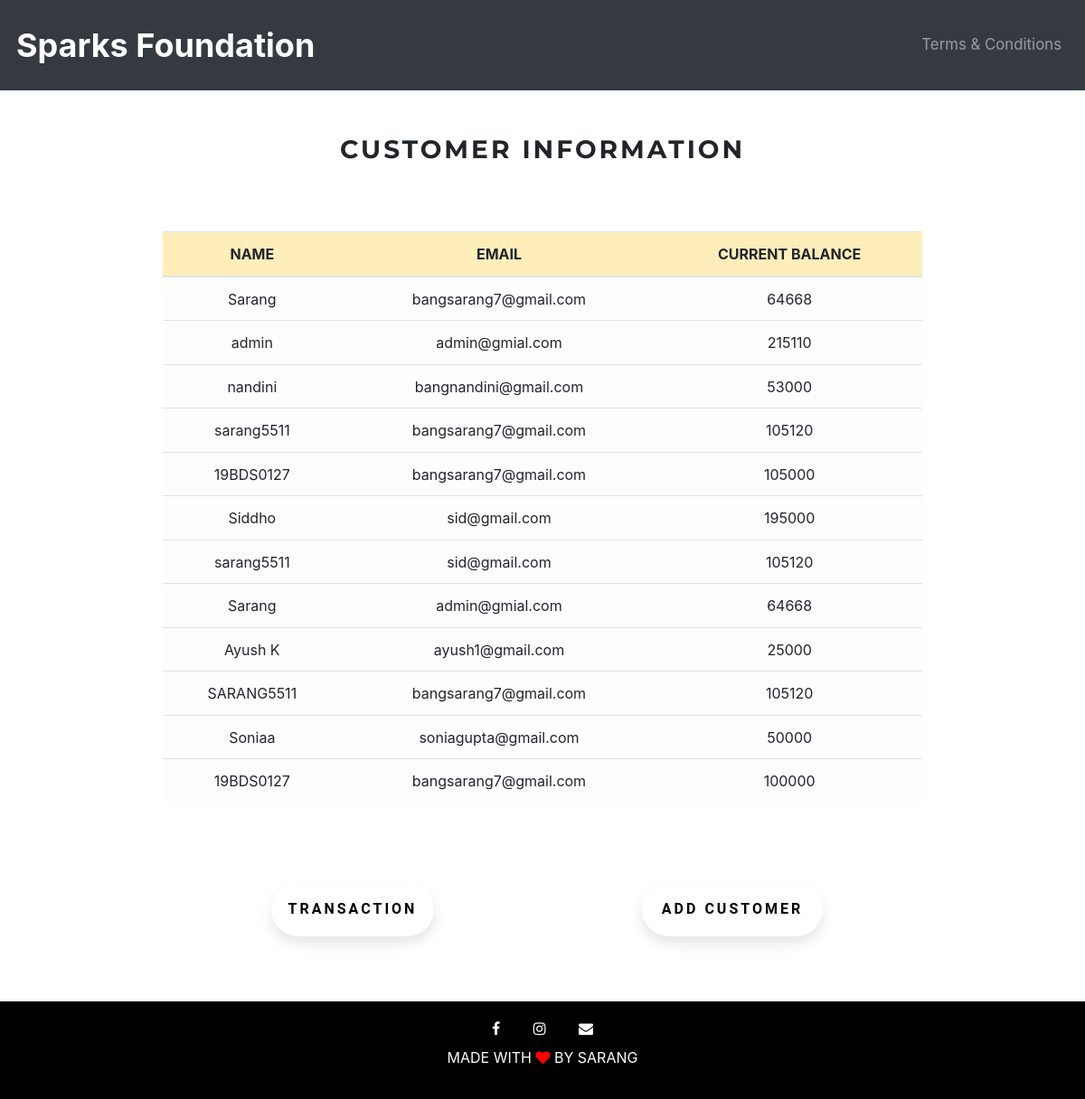
The page /customers.php on the database its author committed.
### tables this page shows
CREATE TABLE `customers` (
  `Name` varchar(20) NOT NULL,
  `Email` varchar(30) NOT NULL,
  `Balance` bigint(8) NOT NULL
);

### customers.php (the view, shortened to what this page needs)
<!DOCTYPE html>
<html lang="en">
<head>
    <link rel="stylesheet" href="https://cdnjs.cloudflare.com/ajax/libs/font-awesome/4.7.0/css/font-awesome.min.css">
    <link rel="stylesheet" href="https://maxcdn.bootstrapcdn.com/bootstrap/4.0.0/css/bootstrap.min.css">
    <link rel="stylesheet" href="style2.css">
</head>
<body>
    <nav class="navbar navbar-expand-lg navbar-dark bg-dark">
        <a class="navbar-brand" href="index.php">Sparks Foundation</a>
        <div class="collapse navbar-collapse" id="navbarSupportedContent">
            <ul class="navbar-nav ml-auto">
                <li class="nav-item">
                    <a class="nav-link" href="#">Terms & Conditions</a>
                </li>
            </ul>
        </div>
    </nav>
    <section id="section3">
        <h3 class="heading">CUSTOMER INFORMATION</h3>
    </section>
    <?php
    $connect = mysqli_connect(DB_SERVER, DB_USER, DB_PASSWORD, DB_DATABASE);
    $sql = "SELECT * FROM customers";
    $result = mysqli_query($connect, $sql);
    $num = mysqli_num_rows($result);
    echo "<section id=section2>";
    if ($num > 0) {
        echo "<table class='table table-hover table-light data'><thead class='table-warning'><tr><th scope='col'>NAME</th><th scope='col'>EMAIL</th><th scope='col'>CURRENT BALANCE</th></tr></thead>";
        while ($row = mysqli_fetch_assoc($result)) {
            echo "<tr><td>" . $row["Name"] . "</td><td>" . $row["Email"] . "</td><td>" . $row["Balance"] . "</td><tr>";
        }
        echo "</table>";
    } else {
        echo "NO RECORD OF CUSTOMERS FOUND";
        echo "<br>";
        echo"PLEASE CLICK ON ADD CUSTOMER BUTTON TO MAKE THE ENTRY";
    }
    echo "</section>";
    ?>
    <section id="section2">
        <div class="container-fluid">
            <div class="row">
                <div class="col-lg-6">
                    <button type="button" class="button mx-3 my-4" onclick="location.href='transaction.php'">TRANSACTION</button>
                </div>
                <div class="col-lg-6">
                    <form action="http://localhost/phpprograms/sparks/signup.php" method="POST">
                        <button type="submit" class="button1 mx-3 my-4">ADD CUSTOMER</button>
                    </form>
                </div>
            </div>
        </div>
    </section>
    <section id="section4">
        <div class="container-fluid">
            <a href="" class="mx-3  text-white fs-4"><i class="fa fa-facebook" aria-hidden="true"></i></a>
            <a href="" class="mx-3 text-white"><i class="fa fa-instagram" aria-hidden="true"></i></a>
            <a href="" class="mx-3  text-white"><i class="fa fa-envelope" aria-hidden="true"></i></a>
            <div class="my-2">
                <p>MADE WITH <i class="fa fa-heart" style="color: red;"></i> BY SARANG</p>
            </div>
        </div>
    </section>
</body>
</html>

### style2.css (style rules this page uses)
#section2 { padding: 2% 15%; text-align: center; }
#section3 { padding: 2% 15%; text-align: center; }
#section4 { margin-top: 2%; padding: 1.5% 3%; text-align: center; background-color: rgb(0, 0, 0); color: white; }
.heading { font-family: 'Montserrat', sans-serif; font-weight: 700; margin: 3% auto; text-align: center; letter-spacing: 3px; }
.navbar { padding: 1.5%; }
.navbar-brand { font-size: 2.25em; font-weight: bold; }
.nav-item { font-size: 1.05em; }
.button { margin: 20px auto; width: 180px; height: 60px; font-family: 'Roboto', sans-serif; font-size: 16px; letter-spacing: 3px; font-weight:700; color: #000; background-color: #fff; border: none; border-radius: 45px; box-shadow: 0px 8px 15px rgba(0, 0, 0, 0.1); transition: all 0.3s ease 0s; cursor: pointer; outline: none; }
.button1 { margin: 20px auto; width: 200px; height: 60px; font-family: 'Roboto', sans-serif; font-size: 16px; letter-spacing: 3px; font-weight:700; color: #000; background-color: #fff; border: none; border-radius: 45px; box-shadow: 0px 8px 15px rgba(0, 0, 0, 0.1); transition: all 0.3s ease 0s; cursor: pointer; outline: none; }

### rows shown on the page
customers: Name "Sarang", Email "bangsarang7@gmail.com", Balance "64668"
customers: Name "admin", Email "admin@gmial.com", Balance "215110"
customers: Name "nandini", Email "bangnandini@gmail.com", Balance "53000"
customers: Name "sarang5511", Email "bangsarang7@gmail.com", Balance "105120"
customers: Name "19BDS0127", Email "bangsarang7@gmail.com", Balance "105000"
customers: Name "Siddho", Email "sid@gmail.com", Balance "195000"
customers: Name "sarang5511", Email "sid@gmail.com", Balance "105120"
customers: Name "Sarang", Email "admin@gmial.com", Balance "64668"
customers: Name "Ayush K", Email "ayush1@gmail.com", Balance "25000"
customers: Name "SARANG5511", Email "bangsarang7@gmail.com", Balance "105120"
customers: Name "Soniaa", Email "soniagupta@gmail.com", Balance "50000"
customers: Name "19BDS0127", Email "bangsarang7@gmail.com", Balance "100000"
